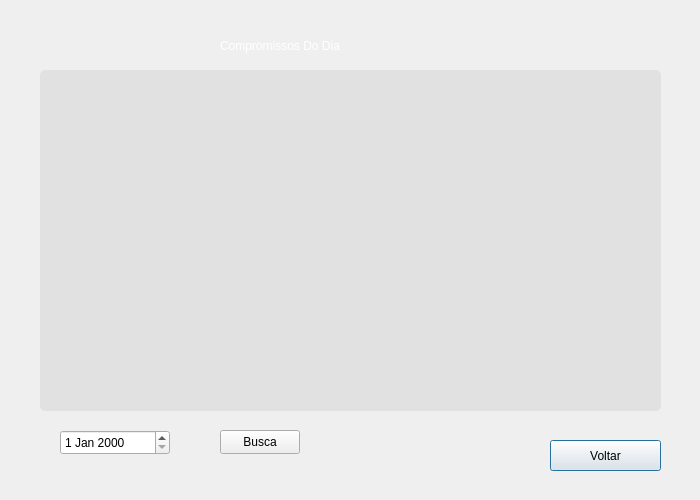
<?xml version="1.0" encoding="UTF-8"?>
<ui version="4.0">
 <class>exibir2</class>
 <widget class="QDialog" name="exibir2">
  <property name="geometry">
   <rect>
    <x>0</x>
    <y>0</y>
    <width>700</width>
    <height>500</height>
   </rect>
  </property>
  <property name="maximumSize">
   <size>
    <width>700</width>
    <height>500</height>
   </size>
  </property>
  <property name="windowTitle">
   <string>Dialog</string>
  </property>
  <widget class="QTableWidget" name="tableWidget">
   <property name="geometry">
    <rect>
     <x>40</x>
     <y>70</y>
     <width>621</width>
     <height>341</height>
    </rect>
   </property>
   <property name="styleSheet">
    <string notr="true">color: rgb(0, 0, 0);
background-color: rgb(225, 225, 225);
border-radius: 5px;</string>
   </property>
  </widget>
  <widget class="QLabel" name="label">
   <property name="geometry">
    <rect>
     <x>220</x>
     <y>20</y>
     <width>261</width>
     <height>51</height>
    </rect>
   </property>
   <property name="styleSheet">
    <string notr="true">border-radius: 5px;
color: rgb(255, 255, 255);
font: 18pt &quot;Arial&quot;;</string>
   </property>
   <property name="text">
    <string>Compromissos Do Dia</string>
   </property>
  </widget>
  <widget class="QPushButton" name="pushButton">
   <property name="geometry">
    <rect>
     <x>550</x>
     <y>440</y>
     <width>111</width>
     <height>31</height>
    </rect>
   </property>
   <property name="styleSheet">
    <string notr="true">font: 12pt &quot;Segoe UI&quot;;
</string>
   </property>
   <property name="text">
    <string>Voltar</string>
   </property>
  </widget>
  <widget class="QPushButton" name="pushButton_2">
   <property name="geometry">
    <rect>
     <x>220</x>
     <y>430</y>
     <width>80</width>
     <height>24</height>
    </rect>
   </property>
   <property name="text">
    <string>Busca</string>
   </property>
  </widget>
  <widget class="QDateEdit" name="dateEdit">
   <property name="geometry">
    <rect>
     <x>60</x>
     <y>430</y>
     <width>110</width>
     <height>25</height>
    </rect>
   </property>
  </widget>
 </widget>
 <resources/>
 <connections/>
</ui>
